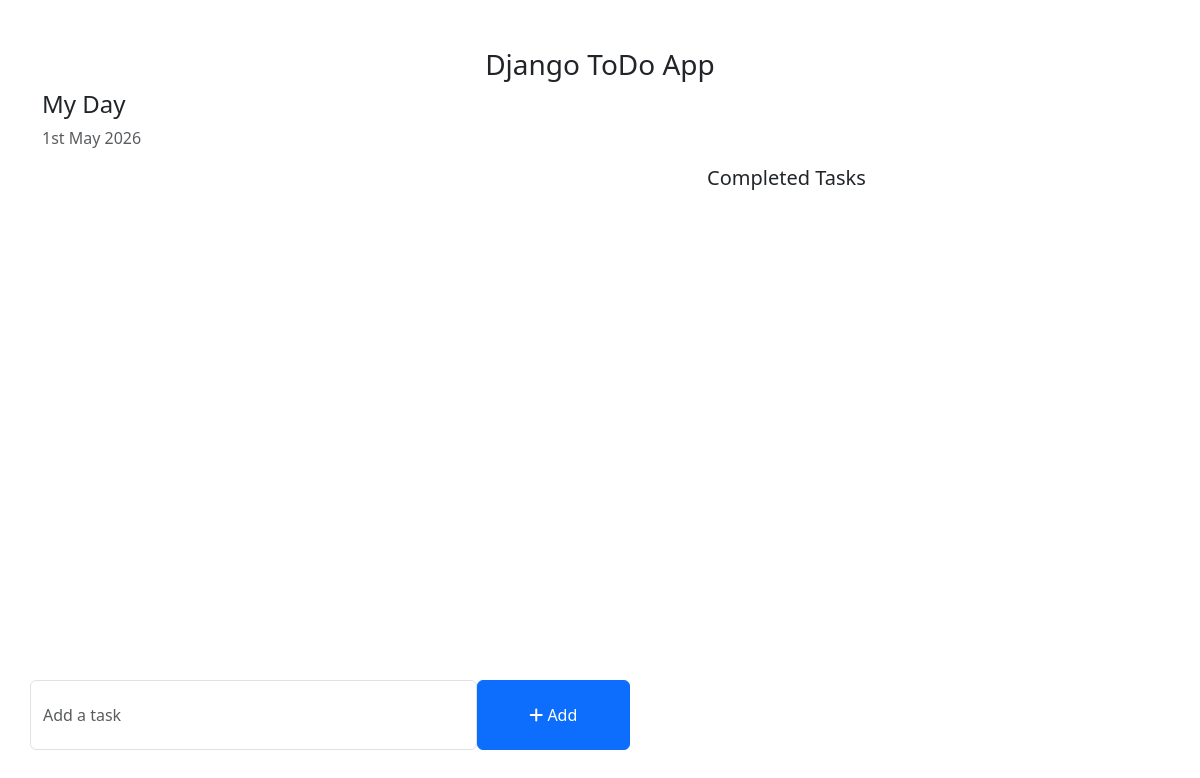
The app's page /, older data.
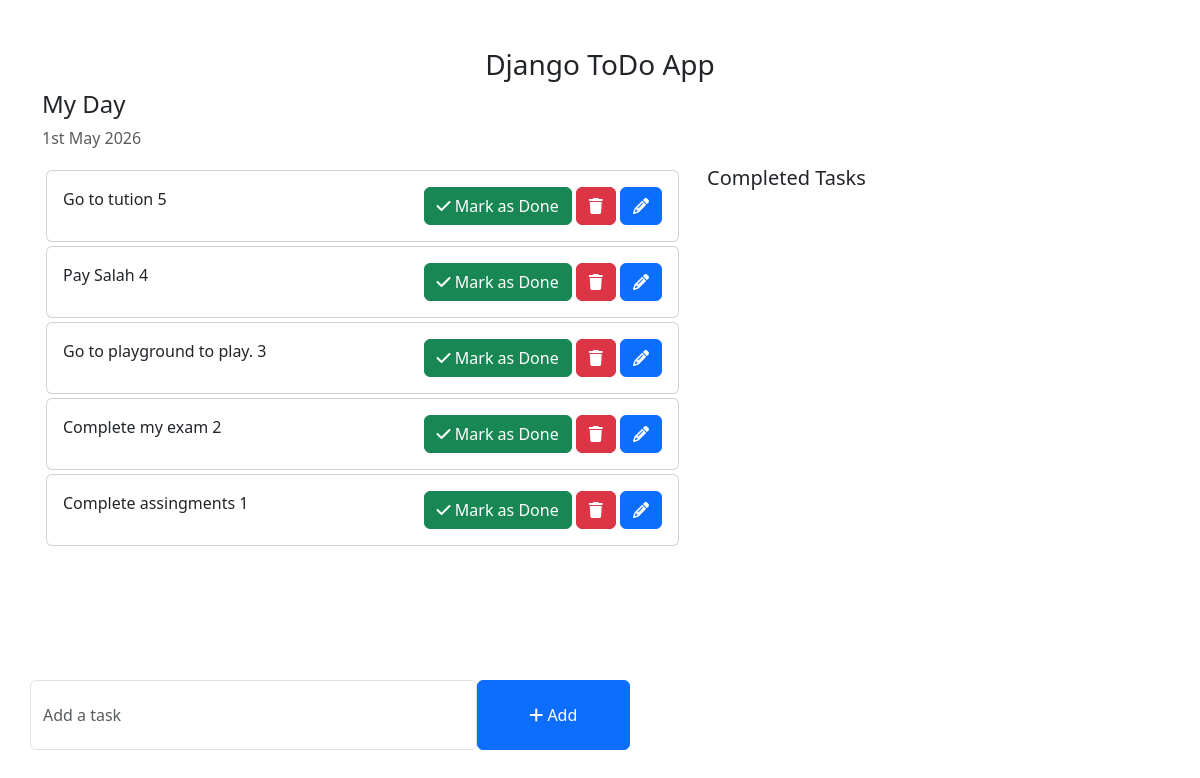
The same page, newer data.
### todos/models.py (models this page shows, shortened)
class Task(models.Model):
    task = models.CharField(max_length=250)
    is_completed = models.BooleanField(default=False)
    created_at = models.DateTimeField(auto_now_add=True)
    updated_at = models.DateTimeField(auto_now=True)

### todo_main/views.py (the view)
# urls.py: 2. Add a URL to urlpatterns:  path('', views.home, name='home')
def home(request):
    tasks = Task.objects.filter(is_completed=False).order_by('-updated_at')
    completed_tasks = Task.objects.filter(is_completed=True).order_by('-updated_at')
    context = {
        'tasks': tasks,
        'completed_tasks': completed_tasks
    }
    return render(request, 'home.html', context)

### templates/home.html (shortened to what this page needs)
<!DOCTYPE html>
<html lang="en">
<head>
    <link href="https://cdn.jsdelivr.net/npm/bootstrap@5.3.0-alpha1/dist/css/bootstrap.min.css" rel="stylesheet">
    <link rel="stylesheet" href="https://cdnjs.cloudflare.com/ajax/libs/font-awesome/6.4.0/css/all.min.css">
</head>
<body>
    <div class="container">
        <h3 class="pt-5 text-center">Django ToDo App</h3>
        <div class="row">
            <h4>My Day</h4>
            <p class="text-muted">{% now "jS F Y" %}</p>
            <div class="col-md-7 col-lg-7" style="height: 450px; overflow: scroll;">
                {% for task in tasks %}
                    <div class="card m-1">
                        <div class="card-body">
                            {{ task.task }} {{ task.pk}}
                            <span style="position: relative; float: right;">
                                <a href="{% url 'mark_as_done' task.pk %}" class="btn btn-success"><i class="fa fa-check"></i> Mark as Done</a>
                                <a href="{% url 'delete_task' task.id %}" class="btn btn-danger"><i class="fa fa-trash"></i></a>
                                <a class="btn btn-primary"><i class="fa fa-pencil"></i></a>
                            </span>
                        </div>
                    </div>
                {% endfor %}
            </div>
            <div class="col-md-5 col-lg-5">
                <h5>Completed Tasks</h5>
            </div>
        </div>
        <div class="row">
            <div class="col-md-6 col-lg-6 p-0" style="position: absolute; bottom: 50px;">
                <form action="{% url 'add_task' %}" method="post">
                    <div class="form-group">
                        <span style="display: flex;">
                            <input type="text" name="task" class="form-control" placeholder="Add a task">
                            <button type="submit" class="btn btn-primary" style="width: 200px;"><i class="fa fa-plus"></i> Add</button>
                        </span>
                    </div>
                </form>
            </div>
        </div>
    </div>
</body>
</html>

### templates/home.html (style rules this page uses)
.form-control { padding: 1.375rem .75rem !important; }

Row changes from the older to the newer data that the page shows:
added Task: task "Go to tution", pk "5"
added Task: task "Pay Salah", pk "4"
added Task: task "Go to playground to play.", pk "3"
added Task: task "Complete my exam", pk "2"
added Task: task "Complete assingments", pk "1"
